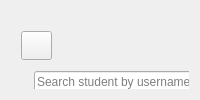
     <widget class="QWidget" name="page_2">
      <property name="styleSheet">
       <string notr="true">#Students,#Courses_2{
	color: #0492c2;
}

#AddStudent{
	color: white;
	background-color: #0492c2;
	border-radius: 20px;
}

</string>
      </property>
      <layout class="QGridLayout" name="gridLayout">
       <item row="0" column="0">
        <widget class="QWidget" name="widget" native="true">
         <widget class="QPushButton" name="pushButton">
          <property name="geometry">
           <rect>
            <x>10</x>
            <y>20</y>
            <width>31</width>
            <height>29</height>
           </rect>
          </property>
          <property name="text">
           <string/>
          </property>
          <property name="icon">
           <iconset resource="Resource.qrc">
            <normaloff>:/images/feather (1)/arrow-left.svg</normaloff>:/images/feather (1)/arrow-left.svg</iconset>
          </property>
         </widget>
         <widget class="QWidget" name="layoutWidget_3">
          <property name="geometry">
           <rect>
            <x>10</x>
            <y>60</y>
            <width>260</width>
            <height>483</height>
           </rect>
          </property>
          <layout class="QVBoxLayout" name="verticalLayout_3">
           <item>
            <layout class="QVBoxLayout" name="verticalLayout_4">
             <item>
              <layout class="QHBoxLayout" name="horizontalLayout_3">
               <item>
                <widget class="QLabel" name="SearchIcon">
                 <property name="text">
                  <string/>
                 </property>
                 <property name="pixmap">
                  <pixmap resource="Resource.qrc">:/images/feather (1)/search.svg</pixmap>
                 </property>
                </widget>
               </item>
               <item>
                <widget class="QLineEdit" name="Search">
                 <property name="statusTip">
                  <string/>
                 </property>
                 <property name="text">
                  <string/>
                 </property>
                 <property name="placeholderText">
                  <string>Search student by username....</string>
                 </property>
                </widget>
               </item>
              </layout>
             </item>
             <item>
              <widget class="QListWidget" name="listWidget_2"/>
             </item>
            </layout>
           </item>
           <item>
            <layout class="QVBoxLayout" name="verticalLayout_5">
             <item>
              <widget class="QLabel" name="Students">
               <property name="font">
                <font>
                 <pointsize>20</pointsize>
                 <bold>true</bold>
                </font>
               </property>
               <property name="text">
                <string>Students</string>
               </property>
              </widget>
             </item>
             <item>
              <widget class="QListWidget" name="listWidget"/>
             </item>
            </layout>
           </item>
          </layout>
         </widget>
         <widget class="QWidget" name="widget_2" native="true">
          <property name="geometry">
           <rect>
            <x>340</x>
            <y>10</y>
            <width>531</width>
            <height>625</height>
           </rect>
          </property>
          <property name="styleSheet">
           <string notr="true"># AddStudent{
	color: white;
	background-color: #0492c2;
	border-radius: 20px;
}</string>
          </property>
          <widget class="QGroupBox" name="ShowStudent">
           <property name="geometry">
            <rect>
             <x>0</x>
             <y>30</y>
             <width>531</width>
             <height>571</height>
            </rect>
           </property>
           <property name="font">
            <font>
             <pointsize>15</pointsize>
             <bold>true</bold>
            </font>
           </property>
           <property name="styleSheet">
            <string notr="true">#ShowStudent{
	color:#0492c2
}</string>
           </property>
           <property name="title">
            <string>Show Student</string>
           </property>
           <widget class="QPushButton" name="AddStudent">
            <property name="geometry">
             <rect>
              <x>190</x>
              <y>490</y>
              <width>171</width>
              <height>41</height>
             </rect>
            </property>
            <property name="styleSheet">
             <string notr="true"/>
            </property>
            <property name="text">
             <string>Add Student</string>
            </property>
           </widget>
           <widget class="QWidget" name="layoutWidget_4">
            <property name="geometry">
             <rect>
              <x>20</x>
              <y>40</y>
              <width>551</width>
              <height>432</height>
             </rect>
            </property>
            <layout class="QVBoxLayout" name="verticalLayout_6">
             <item>
              <layout class="QHBoxLayout" name="horizontalLayout_4">
               <item>
                <widget class="QLabel" name="FirstName">
                 <property name="text">
                  <string>First Name:</string>
                 </property>
                </widget>
               </item>
               <item>
                <widget class="QLabel" name="FirstNameResult">
                 <property name="text">
                  <string/>
                 </property>
                </widget>
               </item>
              </layout>
             </item>
             <item>
              <layout class="QHBoxLayout" name="horizontalLayout_5">
               <item>
                <widget class="QLabel" name="LastName">
                 <property name="text">
                  <string>Last Name:</string>
                 </property>
                </widget>
               </item>
               <item>
                <widget class="QLabel" name="LastNameResult">
                 <property name="text">
                  <string/>
                 </property>
                </widget>
               </item>
              </layout>
             </item>
             <item>
              <layout class="QHBoxLayout" name="horizontalLayout_6">
               <item>
                <widget class="QLabel" name="Age">
                 <property name="text">
                  <string>Age:</string>
                 </property>
                </widget>
               </item>
               <item>
                <widget class="QLabel" name="AgeResult">
                 <property name="text">
                  <string/>
                 </property>
                </widget>
               </item>
              </layout>
             </item>
             <item>
              <layout class="QHBoxLayout" name="horizontalLayout_7">
               <item>
                <widget class="QLabel" name="Mobile">
                 <property name="text">
                  <string>Mobile:</string>
                 </property>
                </widget>
               </item>
               <item>
                <widget class="QLabel" name="MobileResult">
                 <property name="text">
                  <string/>
                 </property>
                </widget>
               </item>
              </layout>
             </item>
             <item>
              <layout class="QHBoxLayout" name="horizontalLayout_8">
               <item>
                <widget class="QLabel" name="Email">
                 <property name="text">
                  <string>Email:</string>
                 </property>
                </widget>
               </item>
               <item>
                <widget class="QLabel" name="EmailResult">
                 <property name="text">
                  <string/>
                 </property>
                </widget>
               </item>
              </layout>
             </item>
             <item>
              <layout class="QHBoxLayout" name="horizontalLayout_9">
               <item>
                <widget class="QLabel" name="GradeYear">
                 <property name="text">
                  <string>Grade Year:</string>
                 </property>
                </widget>
               </item>
               <item>
                <widget class="QLabel" name="GradeYearResult">
                 <property name="text">
                  <string/>
                 </property>
                </widget>
               </item>
              </layout>
             </item>
             <item>
              <layout class="QHBoxLayout" name="horizontalLayout_11">
               <item>
                <widget class="QGroupBox" name="Courses_2">
                 <property name="sizePolicy">
                  <sizepolicy hsizetype="Expanding" vsizetype="Expanding">
                   <horstretch>0</horstretch>
                   <verstretch>0</verstretch>
                  </sizepolicy>
                 </property>
                 <property name="font">
                  <font>
                   <pointsize>15</pointsize>
                   <bold>true</bold>
                  </font>
                 </property>
                 <property name="styleSheet">
                  <string notr="true">#Courses{
	color:#0492c2
}</string>
                 </property>
                 <property name="title">
                  <string>Courses</string>
                 </property>
                 <widget class="QWidget" name="layoutWidget">
                  <property name="geometry">
                   <rect>
                    <x>10</x>
                    <y>50</y>
                    <width>521</width>
                    <height>194</height>
                   </rect>
                  </property>
                  <layout class="QHBoxLayout" name="horizontalLayout_10">
                   <item>
                    <widget class="QListWidget" name="listWidget_courses"/>
                   </item>
                   <item>
                    <widget class="QListWidget" name="listWidget_coursegrade"/>
                   </item>
                  </layout>
                 </widget>
                </widget>
               </item>
              </layout>
             </item>
            </layout>
           </widget>
          </widget>
         </widget>
        </widget>
       </item>
      </layout>
     </widget>
